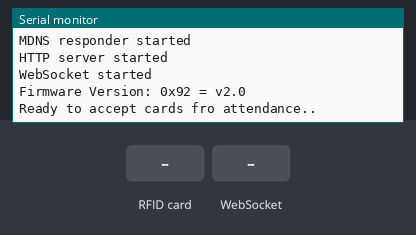
Bench run of a sketch on a simulated ESP8266 (NodeMCU). Parts: the last lines printed to the serial monitor. The test bench sets the inputs (shaded band). WiFi joins after 1.5 s; servers stay silent unless stated.

Above: at 2.7 s.
2.8 s: RFID card 5E 7A 19 C4 held to the reader
At 4.0 s:
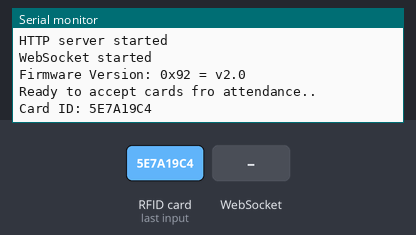
4.3 s: WebSocket text "1" received
At 5.7 s:
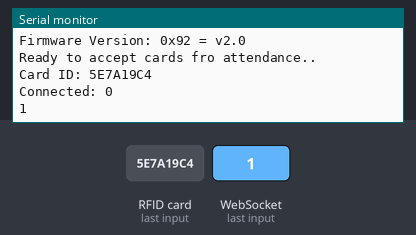

Measured:
- after the input at 2.8 s, the serial monitor: prints a new line at once (image 1)
- after the input at 4.3 s, the serial monitor: prints a new line at once (image 2)

The sketch:

ESP8266_RFID_WebSocket.ino
```cpp
#include <ESP8266WiFi.h>
#include <WiFiClient.h>
#include <ESP8266WebServer.h>
#include <ESP8266mDNS.h>
#include <WebSocketsServer.h>

#include <SPI.h>
#include <MFRC522.h>

#ifndef STASSID
#define STASSID "SegoviaWiFi"
#define STAPSK  "SegoviaFamily"
#endif

#define RST_PIN         0          // D3 Configurable, see typical pin layout above
#define SS_PIN          2          // D4 Configurable, see typical pin layout above

ESP8266WebServer server(80);
WebSocketsServer webSocket = WebSocketsServer(81);
MFRC522 mfrc522(SS_PIN, RST_PIN);  // Create MFRC522 instance

const char* ssid = STASSID;
const char* password = STAPSK;
byte readCard[4];

void setup() {
  initialize();
}

void loop() {
  runSystem();
}

void runSystem(){
  server.handleClient();
  MDNS.update();
  webSocket.loop();
  if (getID() == 1){
    char cardID[32] = "";
    byteArrToCharArr(readCard, 4, cardID);
    Serial.print("Card ID: ");
    Serial.println(cardID);
    webSocket.broadcastTXT(cardID, sizeof(cardID));
  }
}


void initialize() {
  Serial.begin(115200);   // Initialize serial communications with the PC
  while (!Serial);    // Do nothing if no serial port is opened (added for Arduinos based on ATMEGA32U4)
  SPI.begin();      // Init SPI bus
  mfrc522.PCD_Init();   // Init MFRC522
  delay(4);       // Optional delay. Some board do need more time after init to be ready, see Readme

  WiFi.mode(WIFI_STA);
  WiFi.begin(ssid, password);
  Serial.println("");

  // Wait for connection
  while (WiFi.status() != WL_CONNECTED) {
    delay(500);
    Serial.print(".");
  }
  Serial.println("");
  Serial.print("Connected to ");
  Serial.println(ssid);
  Serial.print("IP address: ");
  Serial.println(WiFi.localIP());

  if (MDNS.begin("jeffespserver")) {
    Serial.println("MDNS responder started");
  }

  server.on("/", handleRoot);

  server.on("/inline", []() {
    server.send(200, "text/plain", "this works as well");
  });

  server.onNotFound(handleNotFound);

  server.begin();
  Serial.println("HTTP server started");
  webSocket.begin();
  webSocket.onEvent(webSocketEvent);
  Serial.println("WebSocket started");

  mfrc522.PCD_DumpVersionToSerial();  // Show details of PCD - MFRC522 Card Reader details
  Serial.println(F("Ready to accept cards fro attendance.."));

}

uint8_t getID() {
  // Getting ready for Reading PICCs
  if ( ! mfrc522.PICC_IsNewCardPresent()) { //If a new PICC placed to RFID reader continue
    return 0;
  }
  if ( ! mfrc522.PICC_ReadCardSerial()) {   //Since a PICC placed get Serial and continue
    return 0;
  }

  for ( uint8_t i = 0; i < 4; i++) {  //
    readCard[i] = mfrc522.uid.uidByte[i];
//    Serial.print(readCard[i], HEX);
  }

  mfrc522.PICC_HaltA(); // Stop reading
  return 1;
}


// sample route handlers
void handleRoot() {
  server.send(200, "text/plain", "hello from esp8266!");
}

void handleNotFound() {
  server.send(404, "text/plain", "Page not found");
}

void webSocketEvent(uint8_t num, WStype_t type, uint8_t *payload, size_t length) {
  switch (type) {
    case WStype_DISCONNECTED:
      Serial.print("Disconnected: ");
      Serial.println(num);
      break;
    case WStype_CONNECTED:
      Serial.print("Connected: ");
      Serial.println(num);
      break;
    case WStype_TEXT:
      displayMsg(payload, length);
      break;
  }
}

void byteArrToCharArr(byte array[], unsigned int len, char buffer[])
{
    for (unsigned int i = 0; i < len; i++)
    {
        byte nib1 = (array[i] >> 4) & 0x0F;
        byte nib2 = (array[i] >> 0) & 0x0F;
        buffer[i*2+0] = nib1  < 0xA ? '0' + nib1  : 'A' + nib1  - 0xA;
        buffer[i*2+1] = nib2  < 0xA ? '0' + nib2  : 'A' + nib2  - 0xA;
    }
    buffer[len*2] = '\0';
}

void displayMsg(uint8_t * payload, size_t len) {
  for (int i = 0; i < len; i++) {
    Serial.print((char)payload[i]);
  }
  Serial.println();
}
```
